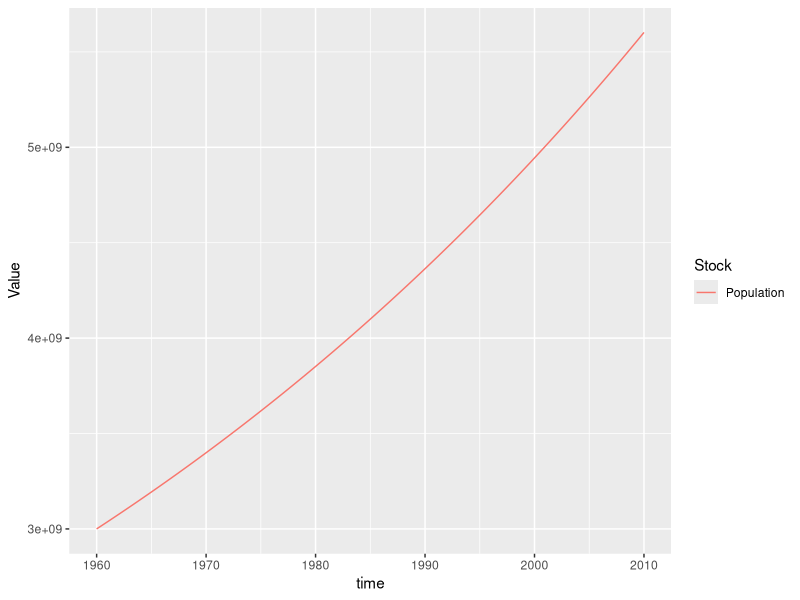

Here is the R script that generated this plot:
###########################################
# Translation of Vensim file.
# Date created: 2017-10-31 15:33:41
###########################################
library(deSolve)
library(ggplot2)
library(tidyr)
#Displaying the simulation run parameters
START_TIME <- 1960.000000
FINISH_TIME <- 2010.000000
TIME_STEP <- 0.125000
#Setting aux param to NULL
auxs<-NULL

#Generating the simulation time vector
simtime<-seq(1960.000000,2010.000000,by=0.125000)
# Writing global variables (stocks and dependent auxs)
stocks <-c( Population = 3e+09 )
# This is the model function called from ode
model <- function(time, stocks, auxs){
  with(as.list(c(stocks, auxs)),{
    GrowthFraction <- 0.0125
    NumberAdded <- Population*GrowthFraction
    d_DT_Population  <- NumberAdded
    return (list(c(d_DT_Population)))
  })
}
# Function call to run simulation
o<-data.frame(ode(y=stocks,times=simtime,func=model,parms=auxs,method='euler'))
to<-gather(o,key=Stock,value=Value,2:ncol(o))
ggplot(data=to)+geom_line(aes(x=time,y=Value,colour=Stock))
#----------------------------------------------------
# Original text file exported from Vensim
#  Population = INTEG( Number Added , 3e+09) 
#  FINAL TIME = 2010
#  Growth Fraction = 0.0125
#  INITIAL TIME = 1960
#  Number Added = Population * Growth Fraction 
#  TIME STEP = 0.125
#----------------------------------------------------
